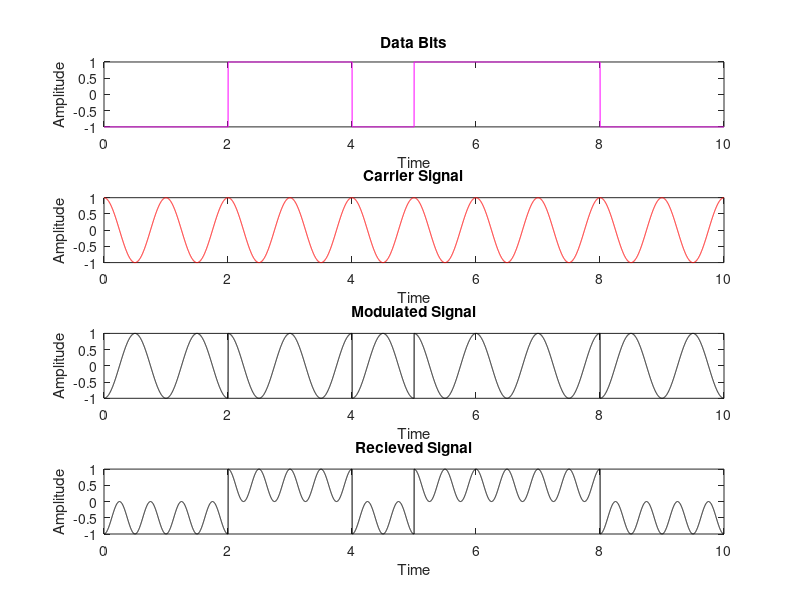

This figure's MATLAB source: (Note: this script raises an error after producing the figure.)
function BPSK
%Input bits generation
N=10;%Input size
n=randi([0 1],1,N);
disp('Transmitted Data bits:')
disp(n)
for i=1:N
    if n(i)==0
        s(i)=-1;
    else
        s(i)=1;
    end
end
S=1000;%samples per bit
m=1;
t=0:1/S:N;
for j=1:length(t)
    if t(j)<=m
        signal(j)=s(m);
    else
        signal(j)=s(m);
        m=m+1;
    end
end
subplot(4,1,1)
plot(t,signal,'m');
xlabel('Time')
ylabel('Amplitude')
title('Data Bits')
%Carrier Signal generation
c = cos(2*pi*t);
subplot(4,1,2)
plot(t,c,'r');
xlabel('Time')
ylabel('Amplitude')
title('Carrier Signal')
%BPSK signal generation
x = signal.*c;
subplot(4,1,3)
plot(t,x,'k');
xlabel('Time')
ylabel('Amplitude')
title('Modulated Signal')
%no noise
y= x;
y1 = y.*c;
subplot(4,1,4)
plot(t,y1,'k');
xlabel('Time')
ylabel('Amplitude')
title('Recieved Signal')
int_op=[];
for i=1:S:length(y1)-S
    int_o= (1/S)*trapz(y1(i+1:i+S));
    int_op = [int_op int_o];
end
th =0;
recieved_data = (round(int_op,1)>=th);
disp('Recieved bits:')
disp(recieved_data)
%BER
ber = sum(n~=recieved_data)/N;
disp('Bit Error Rate:')
disp(ber)
end